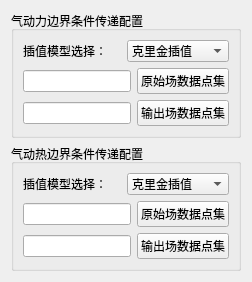
             <widget class="QWidget" name="page_4">
              <layout class="QVBoxLayout" name="verticalLayout_26">
               <item>
                <widget class="QGroupBox" name="groupBox_26">
                 <property name="title">
                  <string>气动力边界条件传递配置</string>
                 </property>
                 <layout class="QVBoxLayout" name="verticalLayout_27">
                  <item>
                   <layout class="QHBoxLayout" name="horizontalLayout_45">
                    <item>
                     <widget class="QLabel" name="label_3">
                      <property name="text">
                       <string>插值模型选择：</string>
                      </property>
                     </widget>
                    </item>
                    <item>
                     <widget class="QComboBox" name="comboBox">
                      <item>
                       <property name="text">
                        <string>克里金插值</string>
                       </property>
                      </item>
                      <item>
                       <property name="text">
                        <string>径向基函数</string>
                       </property>
                      </item>
                      <item>
                       <property name="text">
                        <string>高斯过程插值</string>
                       </property>
                      </item>
                     </widget>
                    </item>
                   </layout>
                  </item>
                  <item>
                   <layout class="QHBoxLayout" name="horizontalLayout_41">
                    <item>
                     <widget class="QLineEdit" name="lineEdit_10"/>
                    </item>
                    <item>
                     <widget class="QPushButton" name="pushButton_44">
                      <property name="text">
                       <string>原始场数据点集</string>
                      </property>
                     </widget>
                    </item>
                   </layout>
                  </item>
                  <item>
                   <layout class="QHBoxLayout" name="horizontalLayout_44">
                    <item>
                     <widget class="QLineEdit" name="lineEdit_11"/>
                    </item>
                    <item>
                     <widget class="QPushButton" name="pushButton_43">
                      <property name="text">
                       <string>输出场数据点集</string>
                      </property>
                     </widget>
                    </item>
                   </layout>
                  </item>
                 </layout>
                </widget>
               </item>
               <item>
                <widget class="QGroupBox" name="groupBox_31">
                 <property name="title">
                  <string>气动热边界条件传递配置</string>
                 </property>
                 <layout class="QVBoxLayout" name="verticalLayout_28">
                  <item>
                   <layout class="QHBoxLayout" name="horizontalLayout_46">
                    <item>
                     <widget class="QLabel" name="label_6">
                      <property name="text">
                       <string>插值模型选择：</string>
                      </property>
                     </widget>
                    </item>
                    <item>
                     <widget class="QComboBox" name="comboBox_5">
                      <item>
                       <property name="text">
                        <string>克里金插值</string>
                       </property>
                      </item>
                      <item>
                       <property name="text">
                        <string>径向基函数</string>
                       </property>
                      </item>
                      <item>
                       <property name="text">
                        <string>高斯过程插值</string>
                       </property>
                      </item>
                     </widget>
                    </item>
                   </layout>
                  </item>
                  <item>
                   <layout class="QHBoxLayout" name="horizontalLayout_47">
                    <item>
                     <widget class="QLineEdit" name="lineEdit_12"/>
                    </item>
                    <item>
                     <widget class="QPushButton" name="pushButton_45">
                      <property name="text">
                       <string>原始场数据点集</string>
                      </property>
                     </widget>
                    </item>
                   </layout>
                  </item>
                  <item>
                   <layout class="QHBoxLayout" name="horizontalLayout_48">
                    <item>
                     <widget class="QLineEdit" name="lineEdit_13"/>
                    </item>
                    <item>
                     <widget class="QPushButton" name="pushButton_46">
                      <property name="text">
                       <string>输出场数据点集</string>
                      </property>
                     </widget>
                    </item>
                   </layout>
                  </item>
                 </layout>
                </widget>
               </item>
              </layout>
             </widget>
